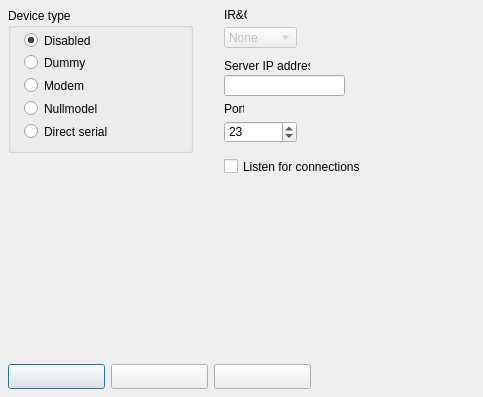
<?xml version="1.0" encoding="UTF-8"?>
<ui version="4.0">
  <class>SerialEditForm</class>
  <widget class="QDialog" name="SerialEditForm">
    <property name="geometry"><rect><x>0</x><y>0</y><width>483</width><height>397</height></rect></property>
    <property name="windowTitle"><string>Serial port settings</string></property>
    <property name="vclBorderStyle" stdset="0"><string notr="true">bsDialog</string></property>
    <property name="vclPosition" stdset="0"><string notr="true">poOwnerFormCenter</string></property>
    <property name="vclKeyPreview" stdset="0"><bool>true</bool></property>
    <property name="vclDesignWidth" stdset="0"><number>483</number></property>
    <property name="vclDesignHeight" stdset="0"><number>397</number></property>
    <widget class="QLabel" name="IRQLabel">
      <property name="geometry"><rect><x>224</x><y>8</y><width>23</width><height>13</height></rect></property>
      <property name="text"><string>IR&amp;Q:</string></property>
      <property name="textFormat"><enum>Qt::PlainText</enum></property>
      <property name="alignment"><set>Qt::AlignLeft|Qt::AlignTop</set></property>
      <property name="vclAutoSize" stdset="0"><bool>true</bool></property>
      <property name="vclFocusControl" stdset="0"><string notr="true">IRQComboBox</string></property>
    </widget>
    <widget class="QPushButton" name="OKButton">
      <property name="geometry"><rect><x>8</x><y>364</y><width>97</width><height>25</height></rect></property>
      <property name="text"><string></string></property>
      <property name="autoDefault"><bool>false</bool></property>
      <property name="vclKind" stdset="0"><string notr="true">bkOK</string></property>
      <property name="default"><bool>true</bool></property>
      <property name="vclModalResult" stdset="0"><string notr="true">mrOk</string></property>
      <property name="vclOnClick" stdset="0"><string notr="true">OKButtonClick</string></property>
    </widget>
    <widget class="QPushButton" name="CancelButton">
      <property name="geometry"><rect><x>111</x><y>364</y><width>97</width><height>25</height></rect></property>
      <property name="text"><string></string></property>
      <property name="autoDefault"><bool>false</bool></property>
      <property name="vclKind" stdset="0"><string notr="true">bkCancel</string></property>
      <property name="vclCancel" stdset="0"><bool>true</bool></property>
      <property name="vclModalResult" stdset="0"><string notr="true">mrCancel</string></property>
    </widget>
    <widget class="QComboBox" name="IRQComboBox">
      <property name="geometry"><rect><x>224</x><y>27</y><width>73</width><height>21</height></rect></property>
      <property name="enabled"><bool>false</bool></property>
      <property name="editable"><bool>false</bool></property>
      <property name="maxVisibleItems"><number>8</number></property>
      <item><property name="text"><string>None</string></property></item>
      <item><property name="text"><string>3</string></property></item>
      <item><property name="text"><string>5</string></property></item>
      <item><property name="text"><string>6</string></property></item>
      <item><property name="text"><string>7</string></property></item>
      <item><property name="text"><string>9</string></property></item>
      <item><property name="text"><string>10</string></property></item>
      <item><property name="text"><string>11</string></property></item>
      <item><property name="text"><string>15</string></property></item>
      <property name="currentIndex"><number>0</number></property>
    </widget>
    <widget class="QGroupBox" name="DeviceTypeGroupBox">
      <property name="geometry"><rect><x>8</x><y>8</y><width>185</width><height>145</height></rect></property>
      <property name="title"><string>Device type</string></property>
      <widget class="QRadioButton" name="SerialTypeDisabledRadioButton">
        <property name="geometry"><rect><x>16</x><y>24</y><width>113</width><height>17</height></rect></property>
        <property name="text"><string>Disabled</string></property>
        <property name="checked"><bool>true</bool></property>
      </widget>
      <widget class="QRadioButton" name="SerialTypeDummyRadioButton">
        <property name="geometry"><rect><x>16</x><y>46</y><width>113</width><height>17</height></rect></property>
        <property name="text"><string>Dummy</string></property>
      </widget>
      <widget class="QRadioButton" name="SerialTypeModemRadioButton">
        <property name="geometry"><rect><x>16</x><y>69</y><width>113</width><height>17</height></rect></property>
        <property name="text"><string>Modem</string></property>
      </widget>
      <widget class="QRadioButton" name="SerialTypeNullmodemRadioButton">
        <property name="geometry"><rect><x>16</x><y>92</y><width>113</width><height>17</height></rect></property>
        <property name="text"><string>Nullmodel</string></property>
      </widget>
      <widget class="QRadioButton" name="SerialTypeDirectSerialRadioButton">
        <property name="geometry"><rect><x>16</x><y>115</y><width>153</width><height>17</height></rect></property>
        <property name="text"><string>Direct serial</string></property>
      </widget>
    </widget>
    <widget class="QStackedWidget" name="Notebook">
      <property name="geometry"><rect><x>207</x><y>54</y><width>268</width><height>296</height></rect></property>
      <property name="currentIndex"><number>1</number></property>
      <property name="vclPageNames" stdset="0">
        <stringlist notr="true">
          <string>Empty</string>
          <string>Modem</string>
          <string>NullModem</string>
          <string>DirectSerial</string>
        </stringlist>
      </property>
      <widget class="QWidget" name="Notebook_Page0">
        <property name="vclPageCaption" stdset="0"><string notr="true">Empty</string></property>
        <property name="vclDesignWidth" stdset="0"><number>268</number></property>
        <property name="vclDesignHeight" stdset="0"><number>296</number></property>
      </widget>
      <widget class="QWidget" name="Notebook_Page1">
        <property name="vclPageCaption" stdset="0"><string notr="true">Modem</string></property>
        <property name="vclDesignWidth" stdset="0"><number>268</number></property>
        <property name="vclDesignHeight" stdset="0"><number>296</number></property>
        <widget class="QLabel" name="ModemPortLabel">
          <property name="geometry"><rect><x>17</x><y>48</y><width>20</width><height>13</height></rect></property>
          <property name="text"><string>Port</string></property>
          <property name="textFormat"><enum>Qt::PlainText</enum></property>
          <property name="alignment"><set>Qt::AlignLeft|Qt::AlignTop</set></property>
          <property name="vclAutoSize" stdset="0"><bool>true</bool></property>
        </widget>
        <widget class="QCheckBox" name="ModemListenCheckBox">
          <property name="geometry"><rect><x>17</x><y>104</y><width>240</width><height>17</height></rect></property>
          <property name="text"><string>Listen for connections</string></property>
        </widget>
        <widget class="QSpinBox" name="ModemPortEdit">
          <property name="geometry"><rect><x>17</x><y>67</y><width>73</width><height>22</height></rect></property>
          <property name="minimum"><number>1</number></property>
          <property name="maximum"><number>65535</number></property>
          <property name="value"><number>23</number></property>
        </widget>
        <widget class="QLineEdit" name="ModemIPEdit">
          <property name="geometry"><rect><x>17</x><y>21</y><width>121</width><height>21</height></rect></property>
          <property name="visible"><bool>false</bool></property>
        </widget>
        <widget class="QLabel" name="ModemIPEdit_EditLabel">
          <property name="geometry"><rect><x>17</x><y>5</y><width>86</width><height>13</height></rect></property>
          <property name="text"><string>Server IP address</string></property>
          <property name="textFormat"><enum>Qt::PlainText</enum></property>
          <property name="vclAutoSize" stdset="0"><bool>true</bool></property>
          <property name="vclFocusControl" stdset="0"><string notr="true">ModemIPEdit</string></property>
          <property name="vclLabeledEditOf" stdset="0"><string notr="true">ModemIPEdit</string></property>
          <property name="visible"><bool>false</bool></property>
        </widget>
      </widget>
      <widget class="QWidget" name="Notebook_Page2">
        <property name="vclPageCaption" stdset="0"><string notr="true">NullModem</string></property>
        <property name="vclDesignWidth" stdset="0"><number>268</number></property>
        <property name="vclDesignHeight" stdset="0"><number>296</number></property>
        <widget class="QLabel" name="NullModemPortLabel">
          <property name="geometry"><rect><x>17</x><y>8</y><width>46</width><height>13</height></rect></property>
          <property name="text"><string>TCP Port:</string></property>
          <property name="textFormat"><enum>Qt::PlainText</enum></property>
          <property name="alignment"><set>Qt::AlignLeft|Qt::AlignTop</set></property>
          <property name="vclAutoSize" stdset="0"><bool>true</bool></property>
        </widget>
        <widget class="QLabel" name="NullModemRXDelayLabel">
          <property name="geometry"><rect><x>17</x><y>136</y><width>46</width><height>13</height></rect></property>
          <property name="text"><string>RX delay:</string></property>
          <property name="textFormat"><enum>Qt::PlainText</enum></property>
          <property name="alignment"><set>Qt::AlignLeft|Qt::AlignTop</set></property>
          <property name="vclAutoSize" stdset="0"><bool>true</bool></property>
        </widget>
        <widget class="QLabel" name="NullModemTXDelayLabel">
          <property name="geometry"><rect><x>17</x><y>183</y><width>45</width><height>13</height></rect></property>
          <property name="text"><string>TX delay:</string></property>
          <property name="textFormat"><enum>Qt::PlainText</enum></property>
          <property name="alignment"><set>Qt::AlignLeft|Qt::AlignTop</set></property>
          <property name="vclAutoSize" stdset="0"><bool>true</bool></property>
        </widget>
        <widget class="QSpinBox" name="NullModemPortEdit">
          <property name="geometry"><rect><x>17</x><y>27</y><width>65</width><height>22</height></rect></property>
          <property name="minimum"><number>1</number></property>
          <property name="maximum"><number>65535</number></property>
          <property name="value"><number>23</number></property>
        </widget>
        <widget class="QRadioButton" name="NullModemServerRadioButton">
          <property name="geometry"><rect><x>17</x><y>62</y><width>113</width><height>17</height></rect></property>
          <property name="text"><string>Server mode</string></property>
          <property name="checked"><bool>true</bool></property>
        </widget>
        <widget class="QRadioButton" name="NullModemClientRadioButton">
          <property name="geometry"><rect><x>17</x><y>79</y><width>176</width><height>17</height></rect></property>
          <property name="text"><string>Client mode; server address:</string></property>
        </widget>
        <widget class="QLineEdit" name="NullModemServerAddressEdit">
          <property name="geometry"><rect><x>32</x><y>102</y><width>89</width><height>21</height></rect></property>
        </widget>
        <widget class="QSpinBox" name="NullModemRXDelayEdit">
          <property name="geometry"><rect><x>17</x><y>155</y><width>66</width><height>22</height></rect></property>
          <property name="minimum"><number>0</number></property>
          <property name="maximum"><number>1000</number></property>
          <property name="value"><number>100</number></property>
        </widget>
        <widget class="QSpinBox" name="NullModemTXDelayEdit">
          <property name="geometry"><rect><x>17</x><y>202</y><width>66</width><height>22</height></rect></property>
          <property name="minimum"><number>0</number></property>
          <property name="maximum"><number>1000</number></property>
          <property name="value"><number>12</number></property>
        </widget>
        <widget class="QCheckBox" name="NullModemTelnetCheckBox">
          <property name="geometry"><rect><x>17</x><y>230</y><width>97</width><height>17</height></rect></property>
          <property name="text"><string>Telnet</string></property>
        </widget>
        <widget class="QCheckBox" name="NullModemDTRCheckBox">
          <property name="geometry"><rect><x>17</x><y>253</y><width>97</width><height>17</height></rect></property>
          <property name="text"><string>DTR</string></property>
        </widget>
        <widget class="QCheckBox" name="NullModemTransparentCheckBox">
          <property name="geometry"><rect><x>17</x><y>276</y><width>97</width><height>17</height></rect></property>
          <property name="text"><string>Transparent</string></property>
        </widget>
      </widget>
      <widget class="QWidget" name="Notebook_Page3">
        <property name="vclPageCaption" stdset="0"><string notr="true">DirectSerial</string></property>
        <property name="vclDesignWidth" stdset="0"><number>268</number></property>
        <property name="vclDesignHeight" stdset="0"><number>296</number></property>
        <widget class="QLabel" name="DirectSerialRXDelayLabel">
          <property name="geometry"><rect><x>17</x><y>61</y><width>46</width><height>13</height></rect></property>
          <property name="text"><string>RX delay:</string></property>
          <property name="textFormat"><enum>Qt::PlainText</enum></property>
          <property name="alignment"><set>Qt::AlignLeft|Qt::AlignTop</set></property>
          <property name="vclAutoSize" stdset="0"><bool>true</bool></property>
        </widget>
        <widget class="QLineEdit" name="DirectSerialPortEdit">
          <property name="geometry"><rect><x>17</x><y>26</y><width>88</width><height>21</height></rect></property>
          <property name="text"><string>COM1</string></property>
        </widget>
        <widget class="QLabel" name="DirectSerialPortEdit_EditLabel">
          <property name="geometry"><rect><x>17</x><y>10</y><width>44</width><height>13</height></rect></property>
          <property name="text"><string>Real port</string></property>
          <property name="textFormat"><enum>Qt::PlainText</enum></property>
          <property name="vclAutoSize" stdset="0"><bool>true</bool></property>
          <property name="vclFocusControl" stdset="0"><string notr="true">DirectSerialPortEdit</string></property>
          <property name="vclLabeledEditOf" stdset="0"><string notr="true">DirectSerialPortEdit</string></property>
        </widget>
        <widget class="QSpinBox" name="DirectSerialRXDelayEdit">
          <property name="geometry"><rect><x>17</x><y>80</y><width>88</width><height>22</height></rect></property>
          <property name="minimum"><number>0</number></property>
          <property name="maximum"><number>1000</number></property>
          <property name="value"><number>100</number></property>
        </widget>
      </widget>
    </widget>
    <widget class="QPushButton" name="HelpButton">
      <property name="geometry"><rect><x>214</x><y>364</y><width>97</width><height>25</height></rect></property>
      <property name="text"><string></string></property>
      <property name="autoDefault"><bool>false</bool></property>
      <property name="vclKind" stdset="0"><string notr="true">bkHelp</string></property>
      <property name="vclOnClick" stdset="0"><string notr="true">HelpButtonClick</string></property>
    </widget>
  </widget>
  <tabstops>
    <tabstop>SerialTypeDisabledRadioButton</tabstop>
    <tabstop>SerialTypeDummyRadioButton</tabstop>
    <tabstop>SerialTypeModemRadioButton</tabstop>
    <tabstop>SerialTypeNullmodemRadioButton</tabstop>
    <tabstop>SerialTypeDirectSerialRadioButton</tabstop>
    <tabstop>IRQComboBox</tabstop>
    <tabstop>ModemListenCheckBox</tabstop>
    <tabstop>ModemPortEdit</tabstop>
    <tabstop>ModemIPEdit</tabstop>
    <tabstop>NullModemPortEdit</tabstop>
    <tabstop>NullModemServerRadioButton</tabstop>
    <tabstop>NullModemClientRadioButton</tabstop>
    <tabstop>NullModemServerAddressEdit</tabstop>
    <tabstop>NullModemRXDelayEdit</tabstop>
    <tabstop>NullModemTXDelayEdit</tabstop>
    <tabstop>NullModemTelnetCheckBox</tabstop>
    <tabstop>NullModemDTRCheckBox</tabstop>
    <tabstop>NullModemTransparentCheckBox</tabstop>
    <tabstop>DirectSerialPortEdit</tabstop>
    <tabstop>DirectSerialRXDelayEdit</tabstop>
    <tabstop>OKButton</tabstop>
    <tabstop>CancelButton</tabstop>
    <tabstop>HelpButton</tabstop>
  </tabstops>
  <resources><include location="../../resources/dfend.qrc"/></resources>
  <connections/>
</ui>
